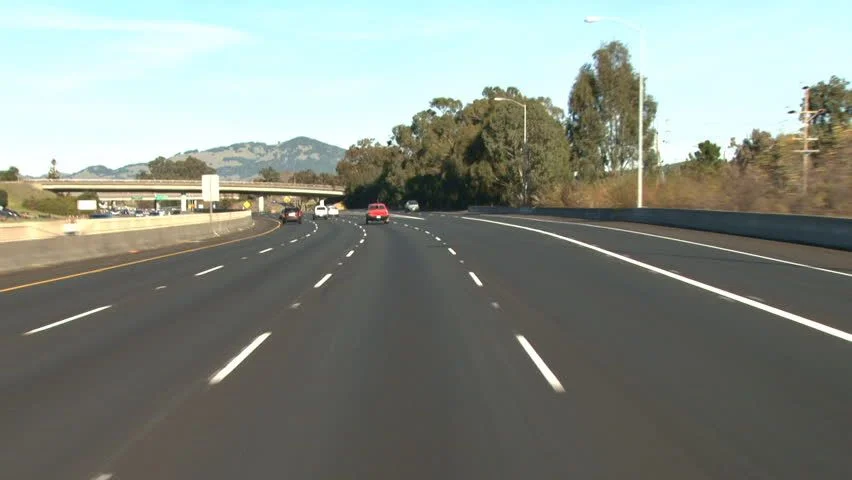
#> input picture images/lane 21.png, 852 x 480 px, found by its file name
$ python lane_detection_image.py
#> lines starting #> are read from the running program, lines starting #| are printed output that depends on the picture; after the words box and inside, x2 and y2 are one past the last pixel; in counts of white or black regions, pixels touching at a corner belong together
import cv2
import numpy as np
import matplotlib.pyplot as plt

# ----------------------------------------
# Helper Functions
# ----------------------------------------

def region_of_interest(image):
    """
    Apply polygon mask to keep only region where lanes are expected.
    """
    height, width = image.shape
    mask = np.zeros_like(image)

    polygon = np.array([[
        (int(0.03 * width), height),         # Bottom-left
        (int(0.97 * width), height),         # Bottom-right
        (int(0.5 * width), int(0.35 * height)) # Top-center
    ]], np.int32)

    cv2.fillPoly(mask, polygon, 255)
    masked_image = cv2.bitwise_and(image, mask)
    return masked_image, mask

def make_coordinates(image, line_parameters):
    slope, intercept = line_parameters
    y1 = image.shape[0]
    y2 = int(y1 * 0.6)
    x1 = int((y1 - intercept) / slope)
    x2 = int((y2 - intercept) / slope)
    return np.array([x1, y1, x2, y2])

def average_slope_intercept(image, lines):
    left_fit, right_fit = [], []
    if lines is None:
        return []

    for line in lines:
        x1, y1, x2, y2 = line.reshape(4)
        if x2 == x1:
            continue
        slope = (y2 - y1) / (x2 - x1)
        intercept = y1 - slope * x1

        if slope < -0.5:
            left_fit.append((slope, intercept))
        elif slope > 0.5:
            right_fit.append((slope, intercept))

    lane_lines = []
    if left_fit:
        left_avg = np.average(left_fit, axis=0)
        lane_lines.append(make_coordinates(image, left_avg))
    if right_fit:
        right_avg = np.average(right_fit, axis=0)
        lane_lines.append(make_coordinates(image, right_avg))

    return lane_lines

def display_lines(image, lines):
    line_image = np.zeros_like(image)
    if lines is not None:
        for line in lines:
            x1, y1, x2, y2 = line
            cv2.line(line_image, (x1, y1), (x2, y2), (0, 200, 200), 8)  # Dark yellow
    return line_image

def fill_lane_region(image, lines, lane_status):
    lane_overlay = np.zeros_like(image)
    height, width = image.shape[:2]

    if len(lines) == 2:
        left_line, right_line = lines[0], lines[1]
        color = (0, 140, 255) if lane_status == "Current Lane" else (0, 0, 255)

        pts = np.array([
            [left_line[0], left_line[1]],
            [left_line[2], left_line[3]],
            [right_line[2], right_line[3]],
            [right_line[0], right_line[1]]
        ], np.int32)
        cv2.fillPoly(lane_overlay, [pts], color)

        # Optional: Opposite lane (extend beyond right line)
        width = image.shape[1]
        opposite_pts = np.array([
            [right_line[0], right_line[1]],
            [right_line[2], right_line[3]],
            [width, right_line[3]],
            [width, right_line[1]]
        ], np.int32)

        # cv2.fillPoly(lane_overlay, [opposite_pts], (0, 140, 255))  # Orange = opposite lane


    return lane_overlay


# ----------------------------------------
# Image Lane Detection
# ----------------------------------------

image = cv2.imread('lane 21.png')  # Replace with your image path
#> image is the input picture: shape (480, 852, 3); mean B, G, R 131.7, 139.8, 133.1
# image = cv2.resize(image, (960, 540))

gray = cv2.cvtColor(image, cv2.COLOR_BGR2GRAY)
blur = cv2.GaussianBlur(gray, (5, 5), 0)
edges = cv2.Canny(blur, 50, 150)
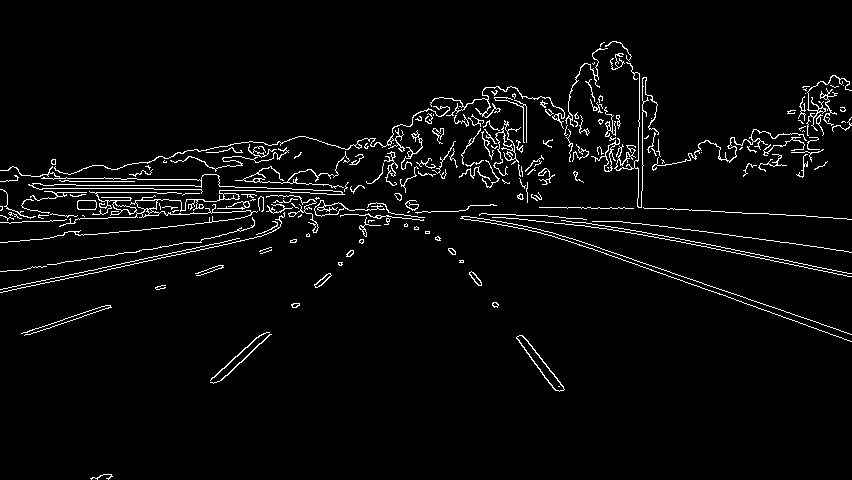
#> edges: shape (480, 852); 3.6% white in thin lines or dots
cropped_edges, mask = region_of_interest(edges)
#> in region_of_interest, `cv2.fillPoly(mask, polygon, 255)`:
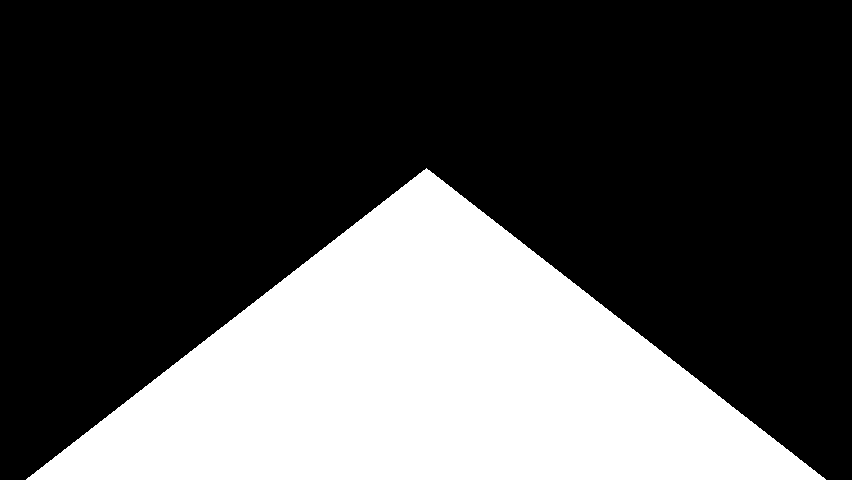
#> mask: shape (480, 852); 30.6% white; 1 white region, box (x1, y1, x2, y2) and area: (26, 168, 826, 480) 125044
#> in region_of_interest, `masked_image = cv2.bitwise_and(image, mask)`:
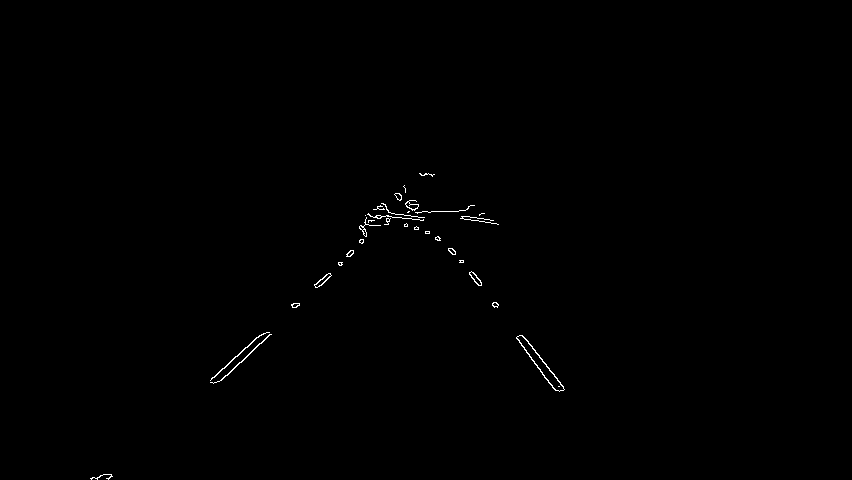
#> masked_image: shape (480, 852); 0.3% white in thin lines or dots, all inside (x1, y1, x2, y2) = (90, 173, 565, 480)

lineGap = 15 #5                    adjust for better result

lines = cv2.HoughLinesP(
    cropped_edges,
    rho=2,
    theta=np.pi / 180,
    threshold=50,
    lines=np.array([]),
    minLineLength=40,
    maxLineGap=lineGap
)
#> lines = [[210, 380, 261, 334], [438, 236, 479, 285], [219, 381, 269, 334], [522, 335, 563, 386], [516, 337, 555, 390], [316, 287, 401, 199], [415, 212, 465, 210], [365, 215, 410, 215], [366, 232, 405, 192], [339, 265, 391, 213], [410, 204, 452, 254], [319, 281, 375, 225]]

averaged_lines = average_slope_intercept(image, lines)
#> the loop in average_slope_intercept, `for line in lines:` made 12 passes
#> (x1, y1, x2, y2, slope, intercept) on passes 1 to 8: (210, 380, 261, 334, -0.902, 569.4), (438, 236, 479, 285, 1.2, -287.5), (219, 381, 269, 334, -0.94, 586.9), (522, 335, 563, 386, 1.24, -314.3), (516, 337, 555, 390, 1.36, -364.2), (316, 287, 401, 199, -1.04, 614.2), (415, 212, 465, 210, -0.04, 228.6), (365, 215, 410, 215, 0, 215)
#> after the loop in average_slope_intercept, `for line in lines:`: left_fit = [(-0.902, 569.4), (-0.94, 586.9), (-1.04, 614.2), (-1.03, 607.4), (-1, 604), (-1, 600)]; right_fit = [(1.2, -287.5), (1.24, -314.3), (1.36, -364.2), (1.19, -284.1)]
#> in average_slope_intercept, `left_avg = np.average(left_fit, axis=0)`: left_avg = [-0.984, 597]
#> in make_coordinates, `slope, intercept = line_parameters`: slope = -0.984; intercept = 597
#> in make_coordinates, `x1 = int((y1 - intercept) / slope)`: x1 = 118
#> in make_coordinates, `x2 = int((y2 - intercept) / slope)`: x2 = 314
#> in average_slope_intercept, `right_avg = np.average(right_fit, axis=0)`: right_avg = [1.25, -312.5]
#> averaged_lines = [[118, 480, 314, 288], [635, 480, 481, 288]]

# Determine lane status
cx = image.shape[1] // 10
lane_status = "Unknown"
try:
    left_line = averaged_lines[0]
#> left_line = [118, 480, 314, 288]
    if left_line[0] > cx:
        lane_status = "Current Lane"
    else:
        lane_status = "Opposite Lane"
except:
    lane_status = "Unknown"

line_image = display_lines(image, averaged_lines)
#> the loop in display_lines, `for line in lines:` made 2 passes
lane_area = fill_lane_region(image, averaged_lines, lane_status)
#> in fill_lane_region, `left_line, right_line = lines[0], lines[1]`: right_line = [635, 480, 481, 288]
#> in fill_lane_region, `pts = np.array([ [left_line[0], left_line[1]], [left_line[2], left_lin..`: pts = [[118, 480], [314, 288], [481, 288], [635, 480]]
#> in fill_lane_region, `cv2.fillPoly(lane_overlay, [pts], color)`:
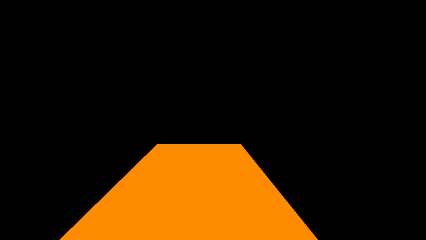
#> lane_overlay: shape (480, 852, 3) (shown at 1/2 size); mean of channels 0, 1, 2 0, 22.5, 41; drawn as B, G, R
#> in fill_lane_region, `opposite_pts = np.array([ [right_line[0], right_line[1]], [right_line[..`: opposite_pts = [[635, 480], [481, 288], [852, 288], [852, 480]]

combined = cv2.addWeighted(image, 0.7, lane_area, 0.3, 0)
final_output = cv2.addWeighted(combined, 0.9, line_image, 1, 1)

# Overlay text
overlay = final_output.copy()
cv2.rectangle(overlay, (20, 20), (400, 80), (50, 50, 50), -1)
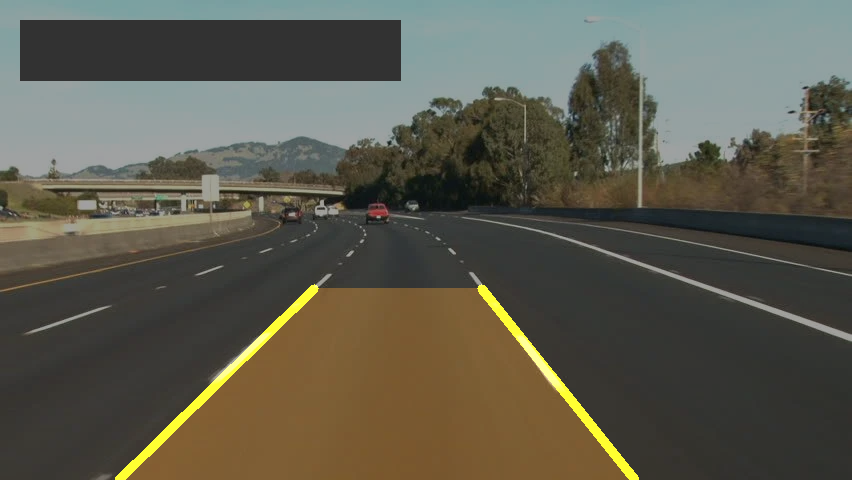
#> overlay: shape (480, 852, 3); mean B, G, R 77.5, 90.6, 92.5
alpha = 0.6
final_output = cv2.addWeighted(overlay, alpha, final_output, 1 - alpha, 0)
font = cv2.FONT_HERSHEY_SIMPLEX
#> font = 0
text_color = (0, 180, 255) if lane_status == "Current Lane" else (0, 0, 255)
cv2.putText(final_output, f"Lane Status: {lane_status}", (40, 60), font, 0.8, text_color, 2, cv2.LINE_AA)
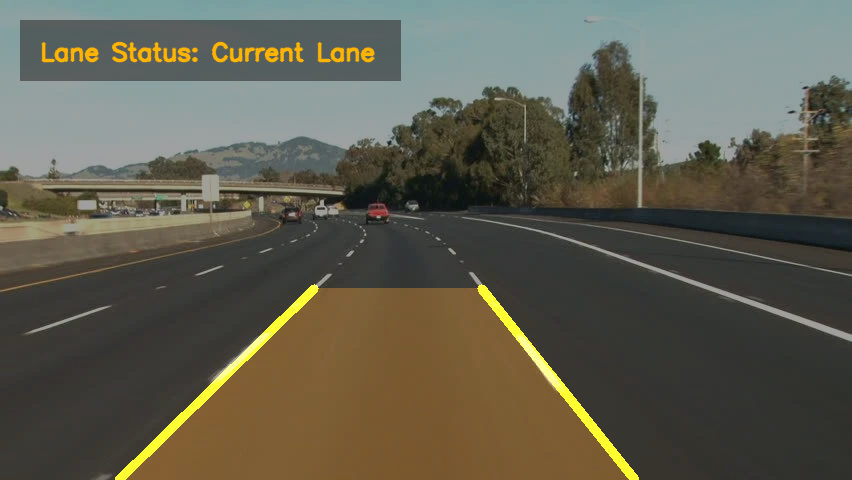
#> final_output: shape (480, 852, 3); mean B, G, R 79.4, 93.7, 95.5

# ----------------------------------------
# Display with Matplotlib (2x3 Grid)
# ----------------------------------------

plt.figure(figsize=(18, 10))

# 1 - Original Image
plt.subplot(2, 3, 1)
plt.imshow(cv2.cvtColor(image, cv2.COLOR_BGR2RGB))
plt.title("Original Image")
plt.axis('off')

# 2 - Grayscale + Blur (display grayscale)
plt.subplot(2, 3, 2)
plt.imshow(gray, cmap='gray')
plt.title("Grayscale")
plt.axis('off')

# 3 - Canny Edges
plt.subplot(2, 3, 3)
plt.imshow(edges, cmap='gray')
plt.title("Canny Edges")
plt.axis('off')

# 4 - ROI Mask
plt.subplot(2, 3, 4)
plt.imshow(mask, cmap='gray')
plt.title("ROI Mask")
plt.axis('off')

# 5 - Masked Edges
plt.subplot(2, 3, 5)
plt.imshow(cropped_edges, cmap='gray')
plt.title("Masked Edges")
plt.axis('off')

# 6 - Final Output
plt.subplot(2, 3, 6)
plt.imshow(cv2.cvtColor(final_output, cv2.COLOR_BGR2RGB))
plt.title("Lane Detection Output")
plt.axis('off')

# ----------------------------------------
# Save Matplotlib 2x3 Grid as Image
# ----------------------------------------
plt.tight_layout()
plt.show()
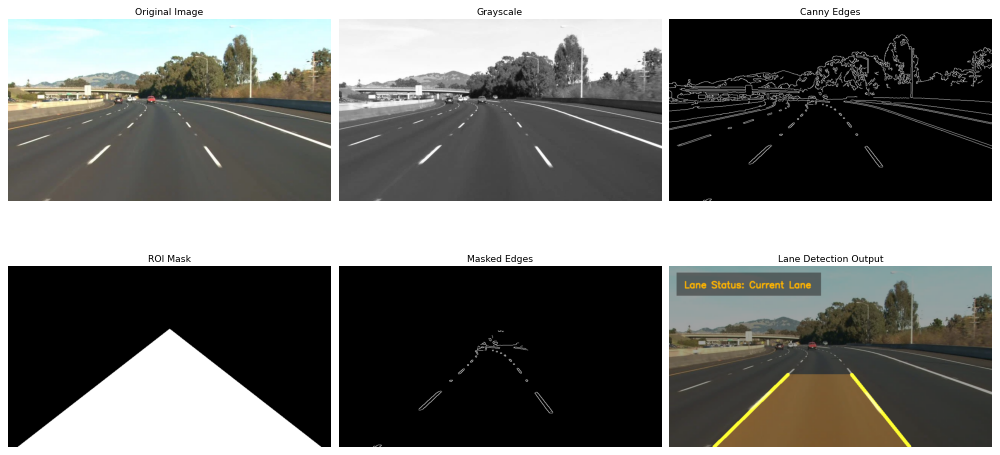
#> figure drawn by matplotlib, 6 panels
grid_output_path = "lane_detection_grid.png"
# plt.savefig(grid_output_path, dpi=300, bbox_inches='tight')
# plt.close()
print(f"Lane detection grid saved at: {grid_output_path}")


# ----------------------------------------
# Save Results Instead of Displaying
# ----------------------------------------

output_path = "lane_detection_output.png"
# cv2.imwrite(output_path, final_output)
print(f"Final lane detection output saved at: {output_path}")

$ run again, with images/lane 15.png copied over images/lane 21.png
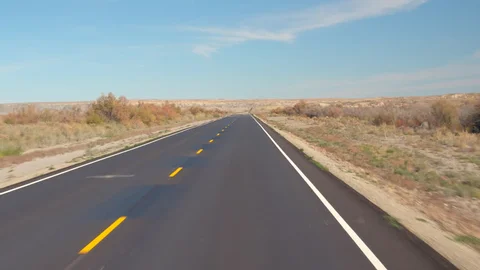
#> input picture images/lane 15.png, 480 x 270 px, found by its file name
#> image is the input picture: shape (270, 480, 3); mean B, G, R 143, 144.2, 140.2
#> edges: shape (270, 480); 2.5% white in thin lines or dots, all inside (x1, y1, x2, y2) = (0, 92, 480, 270)
#> mask: shape (270, 480); 30.7% white; 1 white region, box (x1, y1, x2, y2) and area: (15, 94, 465, 270) 39741
#> masked_image: shape (270, 480); 0.98% white in thin lines or dots, all inside (x1, y1, x2, y2) = (78, 107, 460, 270)
#> lines = [[300, 148, 459, 268], [302, 173, 378, 258], [314, 191, 375, 268], [244, 110, 313, 190], [271, 137, 336, 210], [172, 176, 212, 140], [288, 141, 422, 239], [248, 112, 303, 149], [248, 111, 349, 236], [329, 204, 386, 268]]
#> the loop in average_slope_intercept, `for line in lines:` made 10 passes
#> (x1, y1, x2, y2, slope, intercept) on passes 1 to 8: (300, 148, 459, 268, 0.755, -78.42), (302, 173, 378, 258, 1.12, -164.8), (314, 191, 375, 268, 1.26, -205.4), (244, 110, 313, 190, 1.16, -172.9), (271, 137, 336, 210, 1.12, -167.4), (172, 176, 212, 140, -0.9, 330.8), (288, 141, 422, 239, 0.731, -69.63), (248, 112, 303, 149, 0.673, -54.84)
#> after the loop in average_slope_intercept, `for line in lines:`: left_fit = [(-0.9, 330.8)]; right_fit = [(0.755, -78.42), (1.12, -164.8), (1.26, -205.4), (1.16, -172.9), (1.12, -167.4), (0.731, -69.63), (0.673, -54.84), (1.24, -195.9), (1.12, -165.4)]
#> left_avg = [-0.9, 330.8]
#> in make_coordinates, `slope, intercept = line_parameters`: slope = -0.9; intercept = 330.8
#> in make_coordinates, `x1 = int((y1 - intercept) / slope)`: x1 = 67
#> in make_coordinates, `x2 = int((y2 - intercept) / slope)`: x2 = 187
#> right_avg = [1.02, -141.6]
#> averaged_lines = [[67, 270, 187, 162], [403, 270, 297, 162]]
#> `left_line = averaged_lines[0]`: left_line = [67, 270, 187, 162]
#> the loop in display_lines, `for line in lines:` made 2 passes
#> after the loop in display_lines, `for line in lines:`:
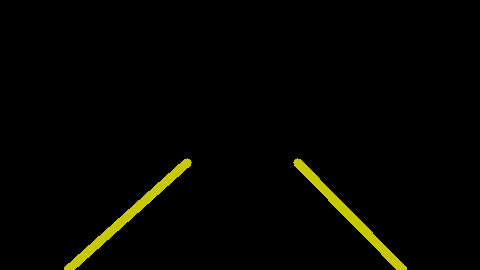
#> line_image: shape (270, 480, 3); mean of channels 0, 1, 2 0, 4.4, 4.4; drawn as B, G, R
#> in fill_lane_region, `left_line, right_line = lines[0], lines[1]`: right_line = [403, 270, 297, 162]
#> pts = [[67, 270], [187, 162], [297, 162], [403, 270]]
#> opposite_pts = [[403, 270], [297, 162], [480, 162], [480, 270]]
#> overlay: shape (270, 480, 3); mean B, G, R 75.7, 89.2, 96.2
#> font = 0
#> `cv2.putText(final_output, f"Lane Status: {lane_status}", (40, 60), fon..`:
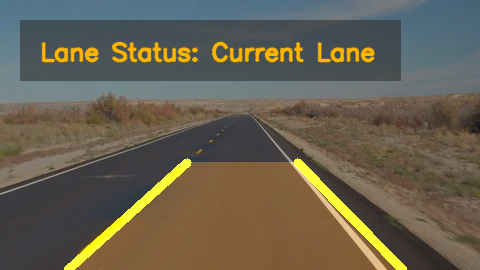
#> final_output: shape (270, 480, 3); mean B, G, R 80.2, 96.5, 103.4
